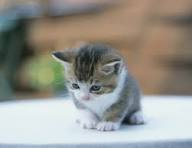
#> input picture 03_Computer_Vision/CV02/cat.jpg, 192 x 148 px
$ jupyter execute --allow-errors project0623.ipynb   (shell and % lines are left out)
#> lines starting #> are read from the running program, lines starting #| are printed output that depends on the picture
[cell 1]
import cv2
import numpy as np
import torch
import torchvision.transforms as T
from torchvision.models.segmentation import deeplabv3_resnet101
import matplotlib.pyplot as plt

print(cv2.__version__)

#> (a cell that did not finish here is left out)

[cell 3]
cat_img_path = "cat.jpg"  # 고양이 이미지를 준비해주세요
sand_img_path = "sand.jpg"  # 사막 배경 이미지를 준비해주세요

cat_img = cv2.imread(cat_img_path)
#> cat_img is the input picture: shape (148, 192, 3); mean B, G, R 140.8, 147.9, 149
sand_img = cv2.imread(sand_img_path)
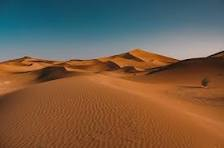
#> input picture 03_Computer_Vision/CV02/sand.jpg, 224 x 148 px
#> sand_img is the input picture: shape (148, 224, 3); mean B, G, R 73.1, 93.4, 116.7

cat_img = cv2.cvtColor(cat_img, cv2.COLOR_BGR2RGB)
sand_img = cv2.cvtColor(sand_img, cv2.COLOR_BGR2RGB)

print(f"원본 고양이 이미지 크기: {cat_img.shape}")
#| 원본 고양이 이미지 크기: (148, 192, 3)
print(f"배경(사막) 이미지 크기: {sand_img.shape}")
#| 배경(사막) 이미지 크기: (148, 224, 3)

plt.figure(figsize=(10, 5))
plt.subplot(1, 2, 1)
plt.imshow(cat_img)

plt.subplot(1, 2, 2)
plt.imshow(sand_img)

plt.show()
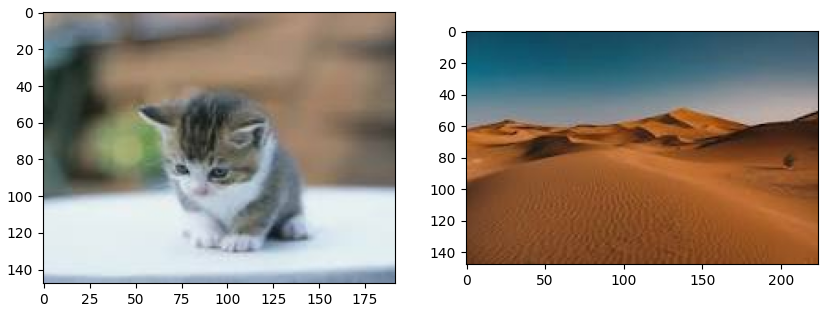
#> figure drawn by matplotlib, 2 panels

#> (a cell that did not finish here is left out)

#> (a cell that did not finish here is left out)

#> (a cell that did not finish here is left out)

#> (a cell that did not finish here is left out)

[cell 8]
# 배경을 고양이 이미지 크기에 맞춤
sand_img_resized = cv2.resize(sand_img, (cat_img.shape[1], cat_img.shape[0]))
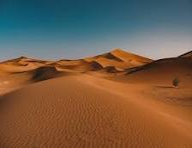
#> sand_img_resized: shape (148, 192, 3); mean R, G, B 116.7, 93.5, 73.1

# 고양이 부분만 남기고 배경 적용
#> (the rest of this cell did not finish here and is left out)

[cell 9]
# 원본 이미지를 블러 처리
img_orig_blur = cv2.blur(cat_img, (15, 15))
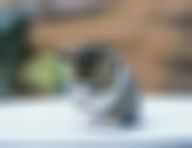
#> img_orig_blur: shape (148, 192, 3); mean R, G, B 149.1, 148, 140.9

# 블러 처리된 이미지에서 배경만 추출
#> (the rest of this cell did not finish here and is left out)
